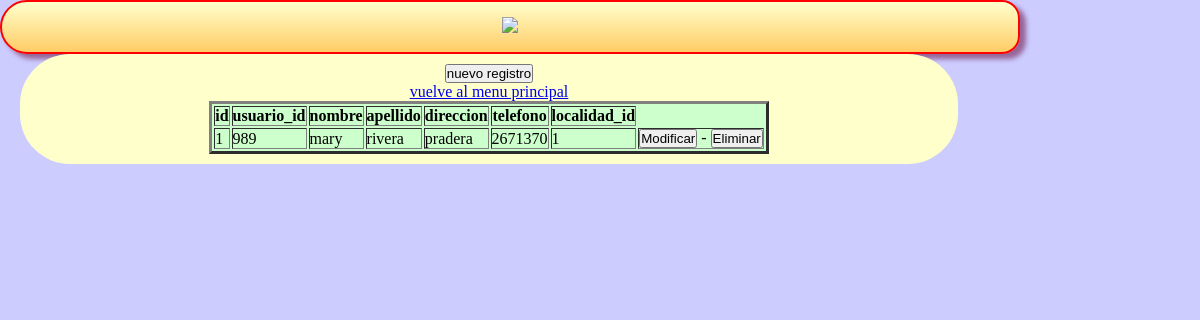
Screenshot of /datos_usuario/index.php with the database file from the repository.
### tables this page shows
CREATE TABLE IF NOT EXISTS `datos_usuario` (
  `id` int(11) NOT NULL AUTO_INCREMENT,
  `usuario_id` int(11) DEFAULT NULL,
  `nombre` varchar(80) DEFAULT NULL,
  `apellido` varchar(80) DEFAULT NULL,
  `direccion` varchar(1024) DEFAULT NULL,
  `telefono` varchar(20) DEFAULT NULL,
  `localidad_id` int(11) DEFAULT NULL,
  PRIMARY KEY (`id`),
  UNIQUE KEY `usuario_id` (`usuario_id`) USING BTREE,
  KEY `localidad_id` (`localidad_id`)
);

### datos_usuario/view/viewClass.php (called while the page is built, shortened)
<?php
class viewClass {
  static public function renderHTML($view, $args = NULL) {
    include_once 'templates/' . $view;
  }
}

### librerias/dataBaseClass.php (called while the page is built, shortened)
<?php
class dataBaseClass {
  static private $host = 'localhost';
  static private $port = 3306,
          $dbname = 'bddesercion',
          $user = 'root',
          $password = '',
          $driver = 'mysql',
          $instance = NULL;
  static public function getInstance() {
    return self::$instance;
  }
  static private function connect() {
    try {
      $dsn = self::$driver
              . ':host='. self::$host
              . ';port=' . self::$port
              . ';dbname=' . self::$dbname;
      self::$instance = new PDO($dsn, self::$user, self::$password);
      return true;
    } catch (PDOException $e) {
      echo $e->getMessage();
    }
  }
}

### datos_usuario/model/modelClass.php (called while the page is built, shortened)
<?php
class modelClass {
  static public function getAll() {
    try {
      $sql = 'SELECT datos_usuario.id,usuario_id,nombre,apellido,direccion,telefono,localidad_id FROM datos_usuario';
      return dataBaseClass::getInstance()->query($sql)->fetchAll(PDO::FETCH_ASSOC);
    } catch (PDOException $e) {
      return $e;
    }
  }
}

### datos_usuario/view/templates/index.php (the view, shortened to what this page needs)
<!DOCTYPE html>
<html lang="es" >
      <head>
      <link rel="stylesheet" href="css/miestilo.css">
       </head>
    <body>
       <div id="baseglobal">
       <header id="Encabezados">
       <th><img src="objetos/datos usuario.gif"> </th>
      </header>
	     <section id="contenido"><center>
         <article>
    <div id="lnkNuevo">
     <a href="index.php?action=create"><button type="submit">nuevo registro</button></a>
    </div>
    <table id="tblContenido"  bgcolor=#ccffcc border=3>
      <thead>
        <tr>
          <th>id</th>
          <th>usuario_id</th>
		  <th>nombre</th>
		  <th>apellido</th>
		  <th>direccion</th>
		  <th>telefono</th>
		  <th>localidad_id</th>
        </tr>
      </thead>
      <tbody>
        <?php foreach ($datos as $row): ?>
          <tr>
            <td><?php echo $row['id'] ?></td>
            <td><?php echo $row['usuario_id'] ?></td>
			<td><?php echo $row['nombre'] ?></td>
           <td><?php echo $row['apellido'] ?></td>
		   <td><?php echo $row['direccion'] ?></td>
           <td><?php echo $row['telefono'] ?></td>
           <td><?php echo $row['localidad_id'] ?></td>
         <td><a href="index.php?action=update&amp;id=<?php echo $row['id'] ?>"><button type="submit">Modificar</button></a> -
		 <a href="index.php?action=delete&amp;id=<?php echo $row['id'] ?>"><button type="submit">Eliminar</button></a></td>
          </tr>
        <?php endforeach ?>
		<a href="http://localhost/taller2Pradera-leydy/">vuelve al menu principal
      </tbody>
    </table>
  </body>
</html>

### datos_usuario/css/miestilo.css (style rules this page uses)
* { margin:0px; padding:0px; }
header,nav,section,aside,focter,nav { display:block; }
body { text-align: center; background:#ccccff; }
#baseglobal { width:85%; background:#ccccff; }
#Encabezados { background: -webkit-linear-gradient(top,#ffffcc,#ffcc66); background:-moz-linear-gradient(top,#ffffcc,#ffcc66); border: 2px solid red; padding: 15px; color:#66cc33; -moz-border-radius:30px 20px 20px 30px; -webkit-border-radius:30px 20px 20px 30px; border-radius: 30px 20px 20px 30px; -moz-box-shadow:rgb(150,100,150) 6px 5px 5px; -webkit-box-shadow:rgb(150,100,150) 6px 5px 5px; box-shadow:rgb(150,100,150) 6px 5px 5px; }
#contenido { background:#ffffcc; list-style:none; width:90%; padding:10px; float:left; margin-left:20px; -moz-border-radius:50px; -webkit-border-radius:50px; border-radius: 50px; margin-bottom:50px; }

### rows the page displays
datos_usuario: id "1", usuario "989", nombre "mary", apellido "rivera", direccion "pradera", telefono "2671370", localidad "1"
